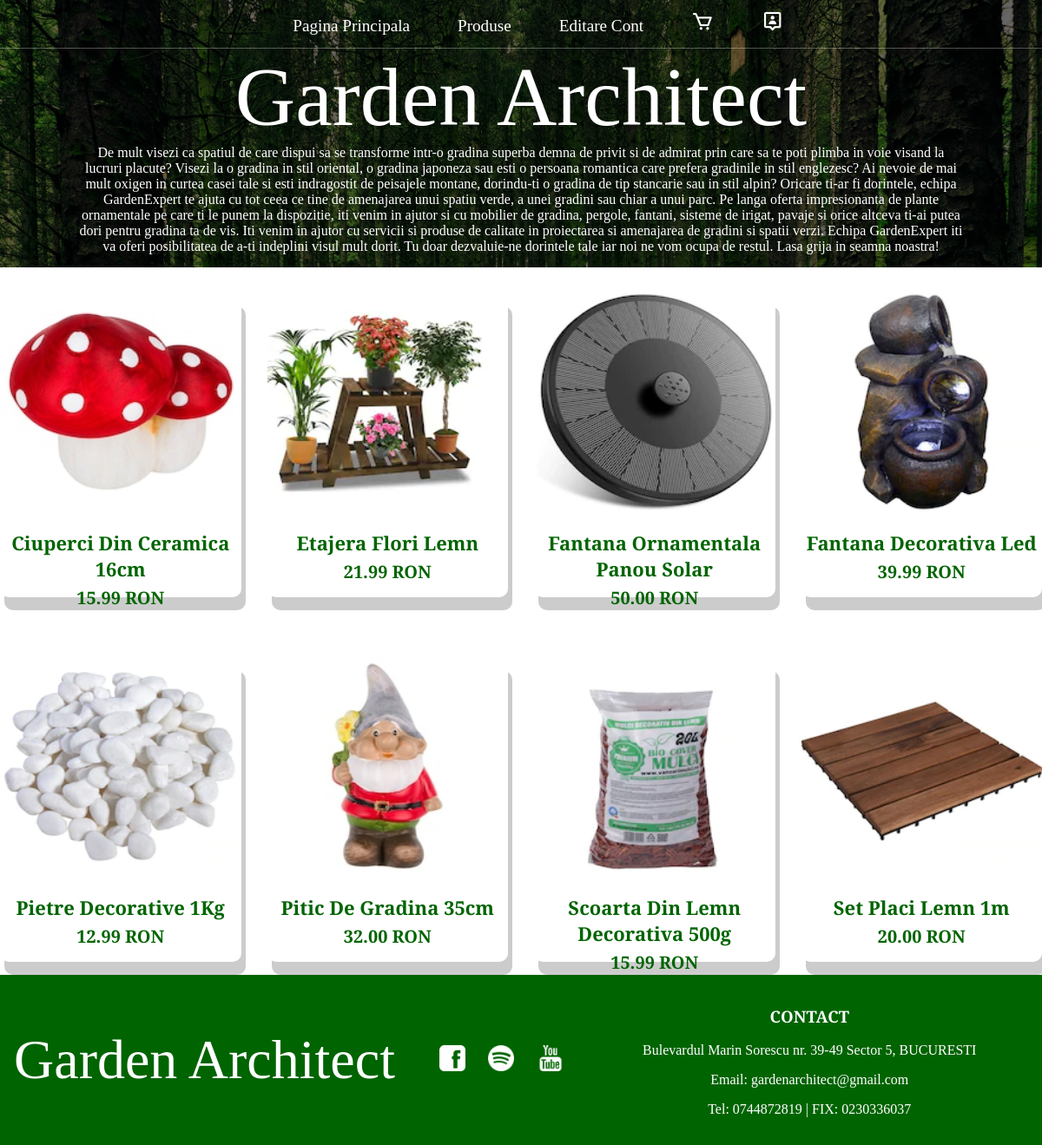
/ornaments.php, run on the app's committed database.
### tables this page shows
CREATE TABLE `products` (
  `id` int(8) NOT NULL,
  `name` varchar(255) NOT NULL,
  `type` varchar(255) NOT NULL,
  `image` text NOT NULL,
  `price` double(10,2) NOT NULL
);

### dbcontroller.php (called while the page is built, shortened)
<?php
class DBController {
	private $host = "localhost";
	private $user = "root";
	private $password = "";
	private $database = "gardenarchitect";
	private $conn;
	function __construct() {
		$this->conn = $this->connectDB();
	}
	function connectDB() {
		$conn = mysqli_connect($this->host,$this->user,$this->password,$this->database);
		return $conn;
	}
	function runQuery($query) {
		$result = mysqli_query($this->conn,$query);
		while($row=mysqli_fetch_assoc($result)) {
			$resultset[] = $row;
		}
		if(!empty($resultset))
			return $resultset;
	}
}
?>

### ornaments.php (the view, shortened to what this page needs)
<?php
require_once("dbcontroller.php");
$db_handle = new DBController();
?>
<!DOCTYPE html>
<html lang="en">
<head>
    <link rel="stylesheet" href="https://cdn.jsdelivr.net/npm/boxicons@latest/css/boxicons.min.css">
    <link rel="stylesheet" href="./css/styles.css">
</head>
<body>
    <header class="flowers-background">
        <nav class="nav main-nav">
            <ul>
                <li><a href="index.php">Pagina Principala</a></li>
                <li><a href="list.php">Produse</a></li>
                <li><a href="editProfile.php">Editare Cont</a></li>
                <li><a href="cart.php"><i class='bx bx-cart'></i></a></li>
                <li><a href="account.php"><i class='bx bx-user-pin'></i></a></li>
            </ul>
        </nav>
        <h1 class="shop-name shop-name-large">Garden Architect</h1>
        <div class="descriere">De mult visezi ca spatiul de care dispui sa se transforme intr-o
            gradina superba demna de privit si de admirat prin care sa te poti plimba in voie
            visand la lucruri placute? Visezi la o gradina in stil oriental, o gradina japoneza
            sau esti o persoana romantica care prefera gradinile in stil englezesc? Ai nevoie de
            mai mult oxigen in curtea casei tale si esti indragostit de peisajele montane,
            dorindu-ti o gradina de tip stancarie sau in stil alpin? Oricare ti-ar fi dorintele,
            echipa GardenExpert te ajuta cu tot ceea ce tine de amenajarea unui spatiu verde, a
            unei gradini sau chiar a unui parc. Pe langa oferta impresionanta de plante ornamentale
            pe care ti le punem la dispozitie, iti venim in ajutor si cu mobilier de gradina, pergole,
            fantani, sisteme de irigat, pavaje si orice altceva ti-ai putea dori pentru gradina ta de vis.
            Iti venim in ajutor cu servicii si produse de calitate in proiectarea si amenajarea de
             gradini si spatii verzi. Echipa GardenExpert iti va oferi posibilitatea de a-ti indeplini
             visul mult dorit. Tu doar dezvaluie-ne dorintele tale iar noi ne vom ocupa de restul.
             Lasa grija in seamna noastra!</div>
    </header>
    <main>
        <section class="section">
        <div class="product-group container">
                <?php
                $product_array = $db_handle->runQuery("SELECT * FROM products WHERE type='ornaments'");
                if (!empty($product_array)) {
                    foreach ($product_array as $key => $value) {
                ?>
                        <div class="product">
                            <form method="post" action="cart_update.php">
                                <div class="product-header">
                                    <img src="<?php echo $product_array[$key]["image"]; ?>" alt="">
                                </div>
                                <div class="product-footer">
                                    <h3><?php echo $product_array[$key]["name"]; ?></h3>
                                    <h4 class="price"><?php echo $product_array[$key]["price"] . " RON"; ?></h4>
                                </div>
                            </form>
                        </div>
                <?php
                    }
                }
                ?>
            </div>
        </section>
    </main>
    <footer class="main-footer">
        <div class="container main-footer-container">
            <h3 class="shop-name">Garden Architect</h3>
            <ul class="nav footer-nav">
                <li>
                    <a href="https://youtube.com" target="_blank">
                        <img src="images/Contact/Facebook Logo.png">
                    </a>
                </li>
                <li>
                    <a href="https://www.spotify.com" target="_blank">
                        <img src="images/Contact/Spotify Logo.png">
                    </a>
                </li>
                <li>
                    <a href="https://www.facebook.com" target="_blank">
                        <img src="images/Contact/YouTube Logo.png">
                    </a>
                </li>
            </ul>
            <div class="contact">
                <h3>CONTACT</h3>
                <p>Bulevardul Marin Sorescu nr. 39-49 Sector 5, BUCURESTI</p>
                <p>Email: gardenarchitect@gmail.com</p>
                <p>Tel: 0744872819 | FIX: 0230336037</p>
            </div>
        </div>
    </footer>
</body>
</html>

### css/styles.css (style rules this page uses)
html { box-sizing: border-box; font-size: 62.5%; margin:0; padding:0; }
body { font-family: 'Tinos',serif; font-size: 1.6rem; font-weight: 400; background-color: #fff; color: #006400; position: relative; z-index: 1; margin:0; padding:0; }
.nav ul { margin: 0; }
.nav li { display: inline; }
.nav i { font-size: 1.35em; }
.nav a { display: inline-block; padding:.7em; color:white; text-decoration: none; }
.main-nav { text-align: center; font-size: 1.2em; font-weight: lighter; border-bottom: 1px solid rgba(255,255,255,.3); }
.main-nav li { padding: 0 1%; }
.shop-name { text-align: center; margin: 0; font-size: 4em; font-family: 'Tinos',serif; font-weight: normal; color: white; }
.shop-name-large { font-size: 6em; }
.container { max-width: 120rem; margin:0 auto; }
.product-group { display: grid; grid-template-columns: repeat(auto-fit,minmax(25rem,1fr)); gap: 7rem 3rem; }
.product { height: 35rem; background-color: #fff; box-shadow: 0.5rem 1.5rem rgba(0,0,0,0.2); border-radius: 1rem; text-align: center; transition: all 300ms ease-in-out; }
.product-header { position: relative; background-color: #f6f2f1; height: 25rem; transition: all 300ms ease-in-out; z-index: 0; }
.product-header img { height: 100%; width: 100%; }
.product-footer h3 { font-size: 2.2rem; margin-bottom: 0px; }
.product-footer .price { font-size: 2rem; margin-top: 5px; }
.main-footer { background-color: #006400; color:white; padding: 1em 1em; margin-top: 15px; }
.main-footer-container { display: flex; align-items: center; }
.footer-nav img { width:30px; height:30px ; }
.contact { margin-left: 5em; margin-right: 1em; text-align: center; }
.descriere { text-align: center; width: 85%; color: white; margin: 0 auto; }
.flowers-background { background-color: rgba(0,0,0,0.6); background-image: url("forest.jpg"); background-blend-mode: multiply; background-size: cover; padding-bottom: 15px; margin-bottom: 30px; }

### data on the page
products: image (picture), name "Ciuperci Din Ceramica 16cm", price "15.99"
products: image (picture), name "Etajera Flori Lemn", price "21.99"
products: image (picture), name "Fantana Ornamentala Panou Solar", price "50.00"
products: image (picture), name "Fantana Decorativa Led", price "39.99"
products: image (picture), name "Pietre Decorative 1Kg", price "12.99"
products: image (picture), name "Pitic De Gradina 35cm", price "32.00"
products: image (picture), name "Scoarta Din Lemn Decorativa 500g", price "15.99"
products: image (picture), name "Set Placi Lemn 1m", price "20.00"
